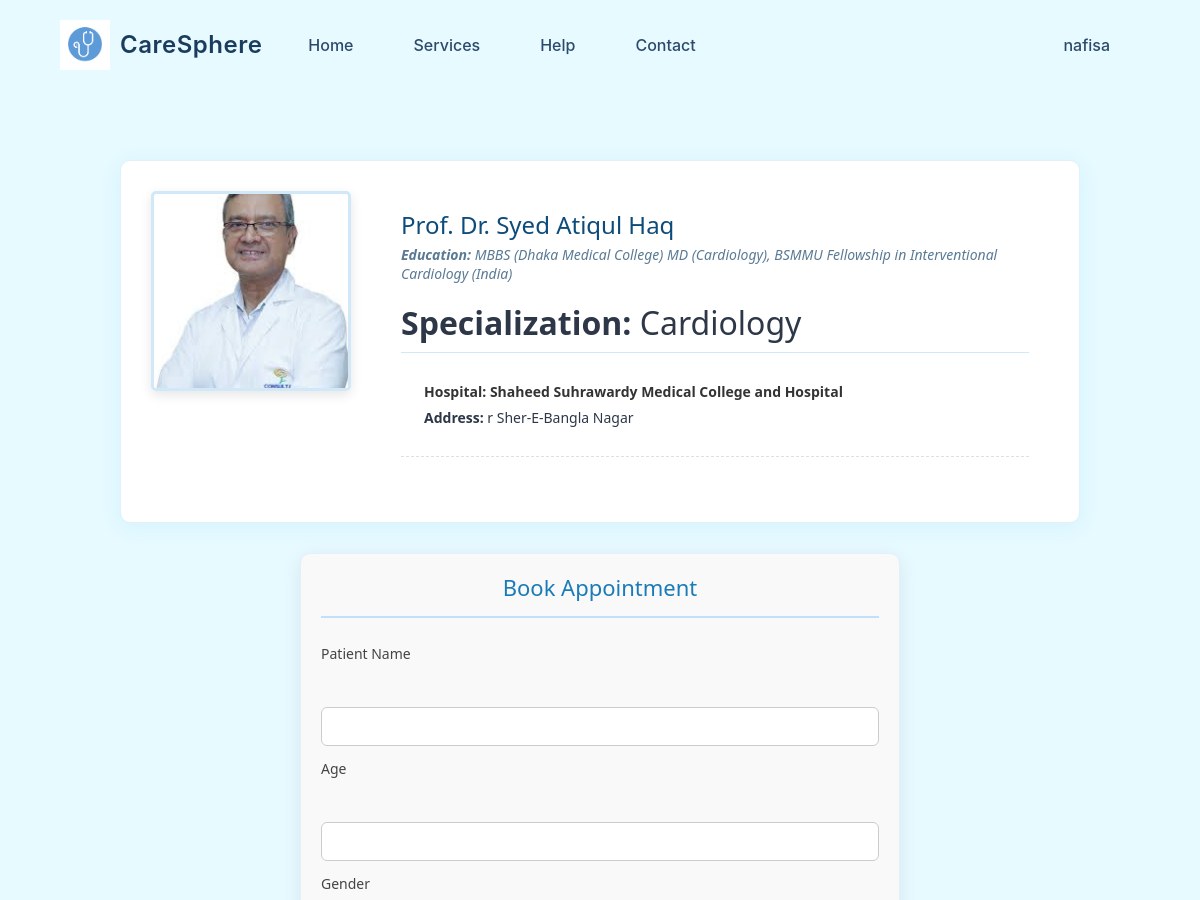
The page /book_appointment/6 (signed in, upper part) on the database as committed earlier.
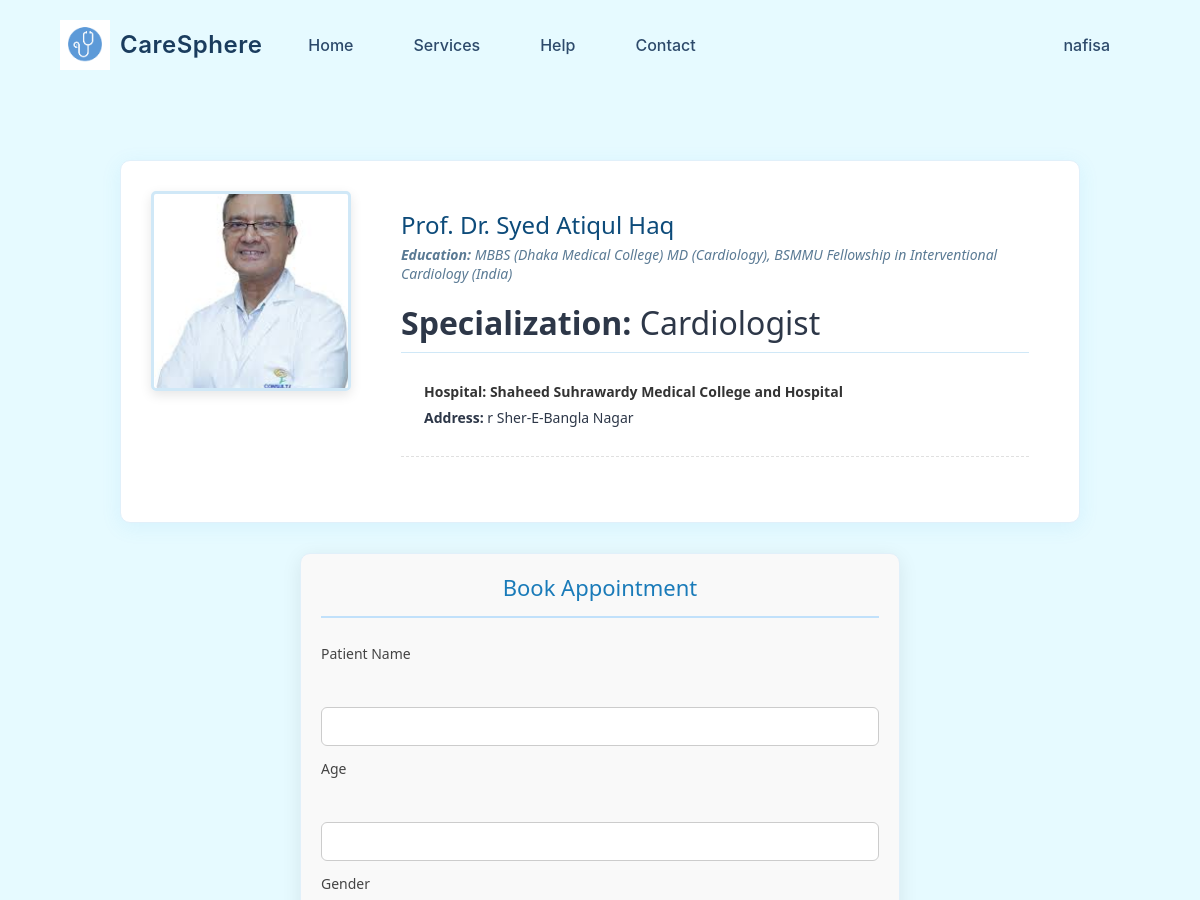
The same page on the database as committed later.
### doctors/models.py (models this page shows, shortened)
class Doctor(models.Model):
    name = models.CharField(max_length=200 ,blank=True, null=True)
    profile_pic = models.ImageField(upload_to='doc_img/',blank=True,null=True)
    gender = models.CharField(max_length=10, blank=True, null=True)
    education = models.CharField(max_length=200 ,blank=True, null=True)  # institution name jekhane poralikha korse
    specialization = models.CharField(max_length=200 ,blank=True, null=True)
    Profession = models.CharField(max_length=200 ,blank=True, null=True)
    chamber_address = models.CharField(max_length=200 ,blank=True, null=True)
    city = models.CharField(max_length=100, blank=True, null=True)
    hospitals = models.ManyToManyField('hospital.Hospital', through='Dept')

### appointment/views.py (the view)
# urls.py: path('book_appointment/<str:id>', ap_views.book_appointment, name='book_appointment'),
@login_required
def book_appointment(request,id ):
    doctor = Doctor.objects.get(pk= id)
    if request.method == 'POST':
        form = AppointmentForm(request.POST,request.FILES)
        if form.is_valid():
            appointment = form.save(commit=False)
            appointment.doctor = doctor
            appointment.user = request.user  # Save the logged-in user
            appointment.save()
            return redirect('doctor_list')
    else:
        form = AppointmentForm()
    context = {
        'form': form,
        'doctor': doctor
    }
    return render(request,template_name='doctors/book_appointment.html', context= context)

### appointment/form.py
class AppointmentForm(forms.ModelForm):
    class Meta:
        model = Appointment
        fields = ['patient_name', 'age', 'gender', 'birth_date', 'contact_info', 'appointment_date']
        widgets = {
            'birth_date': forms.DateInput(attrs={'type': 'date'}),
            'appointment_date': forms.DateInput(attrs={'type': 'date'}),
        }

### template/doctors/book_appointment.html (shortened to what this page needs)
{% extends 'base.html' %}
{% load static %}
{% block body_class %}book-appointment{% endblock %}
{% block content %}
<div class="appointment-container" style="padding: 20px;">
  <div class="doctor-profile-section" style="display: flex; gap: 30px; margin-bottom: 30px;">
    <div class="doctor-image-container">
      <img src="{% if doctor.profile_pic %}{{ doctor.profile_pic.url }}{% else %}{% static 'images/default-doctor.jpg' %}{% endif %}"
           alt="{{ doctor.name }}"
           style="width: 200px; height: 200px; object-fit: cover; border-radius: 15px;">
    </div>
    <div class="doctor-info">
      <h1>{{ doctor.name }}</h1>
      <p class="qualifications"><strong>Education:</strong> {{ doctor.education }}</p>
      <h2><strong>Specialization:</strong> {{ doctor.specialization }}</h2>
      <div class="hospital-info" style="margin-top: 10px;">
        {% for hospital in doctor.hospitals.all %}
          <p><strong>Hospital:</strong> {{ hospital.name }}</p>
          <p><strong>Address:</strong> {{ hospital.address }}</p>
        {% endfor %}
      </div>
    </div>
  </div>
  <div class="appointment-form-section" style="max-width: 600px; margin: auto; padding: 20px; background: #f9f9f9; border-radius: 10px;">
    <h2 style="text-align: center;">Book Appointment</h2>
    <form method="POST" enctype="multipart/form-data" class="appointment-form" style="margin-top: 20px;">
      <div class="form-group" style="margin-bottom: 15px;">
        <label for="patient-name">Patient Name</label><br>
        {{ form.patient_name }}
      </div>
      <div class="form-group" style="margin-bottom: 15px;">
        <label for="age">Age</label><br>
        {{ form.age }}
      </div>
      <div class="form-group" style="margin-bottom: 15px;">
        <label for="gender">Gender</label><br>
      </div>
    </form>
  </div>
</div>
{% endblock %}

Rows that differ between the two databases and show on the page:
changed Doctor "Prof. Dr. Syed Atiqul Haq": specialization "Cardiology" → "Cardiologist"
